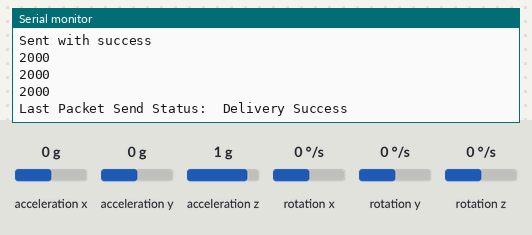
The sketch below on a simulated ESP32. Shown: the last lines printed to the serial monitor. Wiring (inferred from the names in the program): MPU-6050 motion sensor at I2C address 0x68. The inputs (shaded band) are chosen by the test bench; at power-on: acceleration x 0 g, acceleration y 0 g, acceleration z 1 g, rotation x 0 °/s, rotation y 0 °/s, rotation z 0 °/s.

Above: at 1.2 s.
1.3 s: acceleration x set to -1.4 g
At 2.1 s:
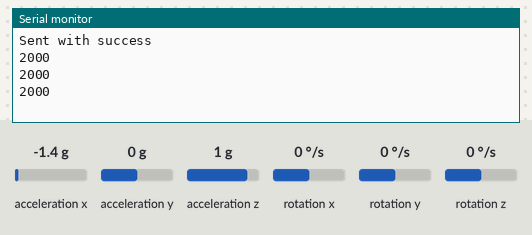
2.8 s: acceleration y set to -1.4 g
At 3.4 s:
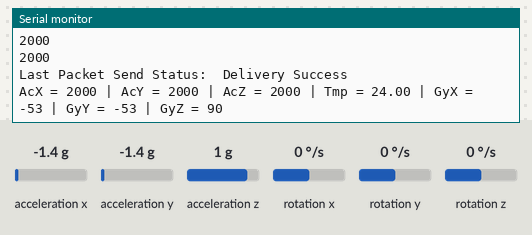
4.3 s: acceleration z set to -1.4 g
At 5.3 s:
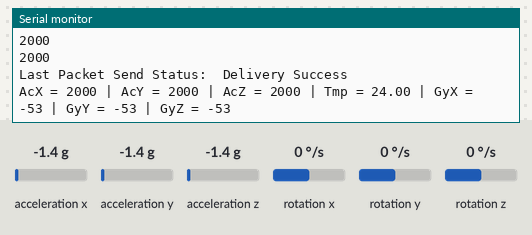

Measured:
- after the input at 1.3 s, the serial monitor: prints a new line at once (image 1)
- after the input at 2.8 s, the serial monitor: prints a new line at once (image 2)
- after the input at 4.3 s, the serial monitor: prints a new line at once (image 3)

The sketch:

esp32_sender.ino.ino
```cpp
// (licence header left out)
#include<esp_now.h>
#include<WiFi.h>
#include<Wire.h>

// Accelerometer Data:
//I2C Address for MPU6050
const int MPU = 0x68;  // Can be 0x69 if AD0 Pin is True (VCC)

//Variables for raw values from MPU ADC
int AcX, AcY, AcZ, GyX, GyY, GyZ;
int16_t Tmp;

int minVal = 0;
int maxVal = 65536; //2^16 levels from MPU6050 ADC

int offsetTemp = 35; // from MPU datasheet
int offsetTempLevels = 521; // from MPU datasheet

// Broadcast data:
// REPLACE WITH THE RECEIVER'S MAC Address (Board 1, in this case)
uint8_t broadcastAddress[] = {0xC4, 0xDD, 0x57, 0xC8, 0xBA, 0x74};

// Structure example to send data
// Must match the receiver structure
typedef struct struct_message {
    int id; // must be unique for each sender board
    int x_accel;
    int y_accel;
    int z_accel;
} struct_message;

// Create a struct_message called myData
struct_message myData;

// Create peer interface
esp_now_peer_info_t peerInfo;

// callback when data is sent
void OnDataSent(const uint8_t *mac_addr, esp_now_send_status_t status) {
  Serial.print("\r\nLast Packet Send Status:\t");
  Serial.println(status == ESP_NOW_SEND_SUCCESS ? "Delivery Success" : "Delivery Fail");
}

void setup() {

  // Accelerometer data gathering:
  Serial.begin(74880); // Begin Serial communication

  Wire.begin();
  Wire.beginTransmission(MPU); // begin transmission with MPU address
  Wire.write(0x6B);

  //Start MPU-6050 sensor
  Wire.write(0);
  Wire.endTransmission(true);


  // Init Serial Monitor -- Broadcasting
  Serial.begin(115200);

  // Set device as a Wi-Fi Station
  WiFi.mode(WIFI_STA);

  // Init ESP-NOW
  if (esp_now_init() != ESP_OK) {
    Serial.println("Error initializing ESP-NOW");
    return;
  }

  // Once ESPNow is successfully Init, we will register for Send CB to
  // get the status of Trasnmitted packet
  esp_now_register_send_cb(OnDataSent);

  // Register peer
  memcpy(peerInfo.peer_addr, broadcastAddress, 6);
  peerInfo.channel = 0;
  peerInfo.encrypt = false;

  // Add peer
  if (esp_now_add_peer(&peerInfo) != ESP_OK){
    Serial.println("Failed to add peer");
    return;
  }
}

void loop() {
  // Set values to send
  Wire.beginTransmission(MPU);
  Wire.write(0x3B);  // starting with register 0x3B (ACCEL_XOUT_H)
  Wire.endTransmission(false);
  //Get data from Sensor (14 consecutive bytes)
  Wire.requestFrom(MPU,14,true);
  //Read data byte by byte (16 bits is 8 bits | 8 bits)
  //Each value is composed by 16 bits (2 bytes)
  GyX = Wire.read() << 8 | Wire.read();  //0x3B (GYRO_XOUT_H) & 0x3C (GYRO_XOUT_L)
  GyY = Wire.read() << 8 | Wire.read();  //0x3D (GYRO_YOUT_H) & 0x3E (GYRO_YOUT_L)
  GyZ = Wire.read() << 8 | Wire.read();  //0x3F (GYRO_ZOUT_H) & 0x40 (GYRO_ZOUT_L)
  Tmp = Wire.read() << 8 | Wire.read();  //0x41 (TEMP_OUT_H) & 0x42 (TEMP_OUT_L)
  AcX = Wire.read() << 8 | Wire.read();  //0x43 (ACCEL_XOUT_H) & 0x44 (ACCEL_XOUT_L)
  AcY = Wire.read() << 8 | Wire.read();  //0x45 (ACCEL_YOUT_H) & 0x46 (ACCEL_YOUT_L)
  AcZ = Wire.read() << 8 | Wire.read();  //0x47 (ACCEL_ZOUT_H) & 0x48 (ACCEL_ZOUT_L)

  //Adapts to range from 0 to 2000 m/s^2
  AcX = map(AcX, minVal, maxVal, 2000, 0);
  AcY = map(AcY, minVal, maxVal, 2000, 0);
  AcZ = map(AcZ, minVal, maxVal, 2000, 0);

  //Adapts to range from -180º to 180º
  int xAng = map(GyX, minVal, maxVal, 180, -180);
  int yAng = map(GyY, minVal, maxVal, 180, -180);
  int zAng = map(GyZ, minVal, maxVal, 180, -180);

  //Send X axis accelerometer value for serial monitor
  Serial.print("AcX = "); Serial.print(AcX);

  //Send Y axis accelerometer value for serial monitor
  Serial.print(" | AcY = "); Serial.print(AcY);

  //Send Z axis accelerometer value for serial monitor
  Serial.print(" | AcZ = "); Serial.print(AcZ);

  //Send Temperature value for serial
  //Calculates the temperature given the datasheet values (ºC)
  // 340 is the number of levels per ºC (from datasheet)
  Serial.print(" | Tmp = "); Serial.print(float(Tmp + offsetTempLevels)/340 + offsetTemp);


  //Send X axis gyroscope angle value for serial monitor
  Serial.print(" | GyX = "); Serial.print(xAng);


  //Send Y axis gyroscope angle value for serial monitor
  Serial.print(" | GyY = "); Serial.print(yAng);


  //Send Z axis gyroscope angle value for serial monitor
  Serial.print(" | GyZ = "); Serial.println(zAng);


  //Wait 300 ms, after that, start new measurement and display.
  // delay(1);
  myData.id = 3;
  myData.x_accel = AcX;
  myData.y_accel = AcY;
  myData.z_accel = AcZ;

  // Send message via ESP-NOW
  esp_err_t result = esp_now_send(broadcastAddress, (uint8_t *) &myData, sizeof(myData));

  if (result == ESP_OK) {
    Serial.println("Sent with success");
    Serial.print(myData.x_accel);
    Serial.println();
    Serial.print(myData.y_accel);
    Serial.println();
    Serial.print(myData.z_accel);
    Serial.println();
  }
  else {
    Serial.println("Error sending the data");
  }
}
```
